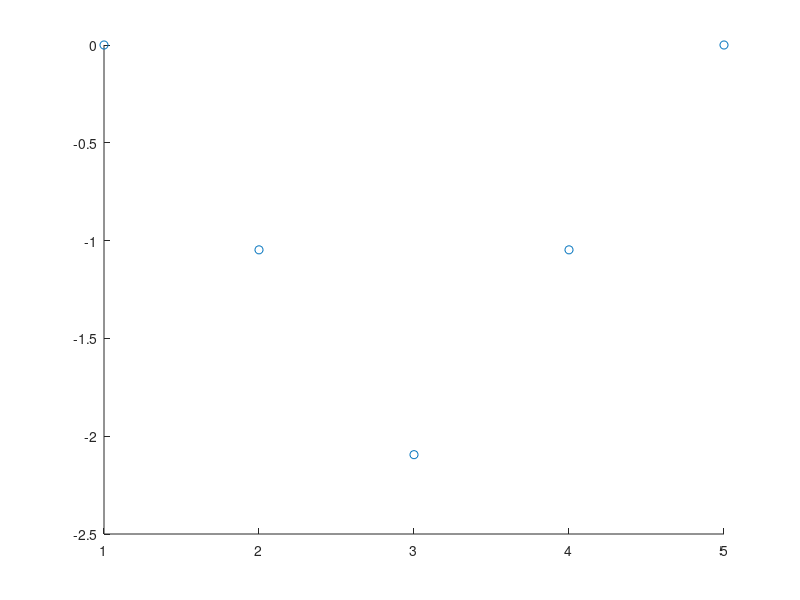

Here is the MATLAB script that generated this plot:
%  4 nodes {1}, {2}, {3}, {4}
%  3 edges {1,2}, {1,3}, {2,3}, {4,3}, {4,2}
%  1 triangle {1,2,3}, {2,3,4}
% create boundary operators
%%% B1
B1 = [-1 -1 0 0 0 ; 1 0 -1 0 1; 0 1 1 1 0; 0 0 0 -1 -1];

%%% B2
B2 = [1 0; -1 0; 1 1; 0 -1; 0 1];

%% Undirected Version

% Hodge Laplacian
L0u = B1 * B1'; % 0-up Laplacian
L1d = B1' * B1; % 1-up Laplacian, n_edge*n_edge matrix
L1u = B2 * B2'; % 1-up Laplacian, n_edge*n_edge matrix
L2d = B2' * B2; % 2-down Laplacian, n_triangle*n_triangle matrix

% The undirected infered adjacency matrix
A0_up = diag(diag(L0u)) - L0u; % this is the same as the standard adjacency matrix for standard graph
D1_up = diag(diag(L1u));
A1_up = diag(diag(L1u)) - L1u; % infered adjacency between edges

% solve the eigenvalues
% 0-up Laplacian
[V0u,D0u] = eig(L0u); % same as normal Laplacian

% 1-down Laplacian
[V1d,D1d] = eig(L1d); % find clusters of eddges by common nodes 

% 1-up Laplacian
[V1u,D1u] = eig(L1u); % zero eigenvalues find connected components of edges through shared triangles

% 1 Laplacian
[V1,D1] = eig(L1u+L1d); % zero eigenvalues find connected components of edges through shared triangles

% 2-down Laplacian
[V2d,D2d] = eig(L2d); % find clusters of triangles by common edges 

%% Directed version {1,2,3}, {1,2}, {2,3}, {3,1}
g = 1/6;

%% New definition of L1Mp with Pauli matrices
delta = 2*pi*g;
One = ones(2);
I2 = eye(2);
Im = exp(-delta*i)*I2;
Ip = exp(delta*i)*I2;
O = zeros(2,2);

T =[I2 Ip Im I2 I2; Im I2 Ip I2 I2; Ip Im I2 Im Ip; I2 I2 Ip I2 Im; I2 I2 Im Ip I2];
Lm1u = kron(D1_up, I2) - T .* kron(A1_up, One); % matrix product is not Hermitian



% 1-up Laplacian
[Vm1u,Dm1u] = eig(Lm1u); % zero eigenvalues find connected components of edges through shared triangles
scatter(1:10, angle(Vm1u(:,1)))


Lm1u_small = Lm1u(1:2:end, 1:2:end);
[V,D] = eig(Lm1u_small); % zero eigenvalues find connected components of edges through shared triangles
scatter(1:5, angle(V(:,1)))

%phase = [pi/3; pi/3; pi/6; pi/6; 0;0];
%(exp(i*phase))'*Lm1u*exp(i*phase)

% substitute the eigenvector into the quadratic form
b = (Vm1u(:,1));
a = b';
L=Lm1u;
a*L*b

for m = 1:6
    for n = 1:6
        m;
        n;
        P(m,n)= abs(A1_up(ceil(m/2),ceil(n/2)))*(b(m)-A1_up(ceil(m/2),ceil(n/2))*T(m,n)*b(n));
        
    end
end

% substitute the normalized  eigenvector
phi = angle(Vm1u(:,1));
b = exp(1i*phi);
a = b';
L=Lm1u;
a*L*b

for m = 1:6
    for n = 1:6
        m;
        n;
        P(m,n)= abs(A1_up(ceil(m/2),ceil(n/2)))*(b(m)-A1_up(ceil(m/2),ceil(n/2))*T(m,n)*b(n));
        Sum(m,n) = a(m)*Lm1u(m,n)*b(n);
    end
end
